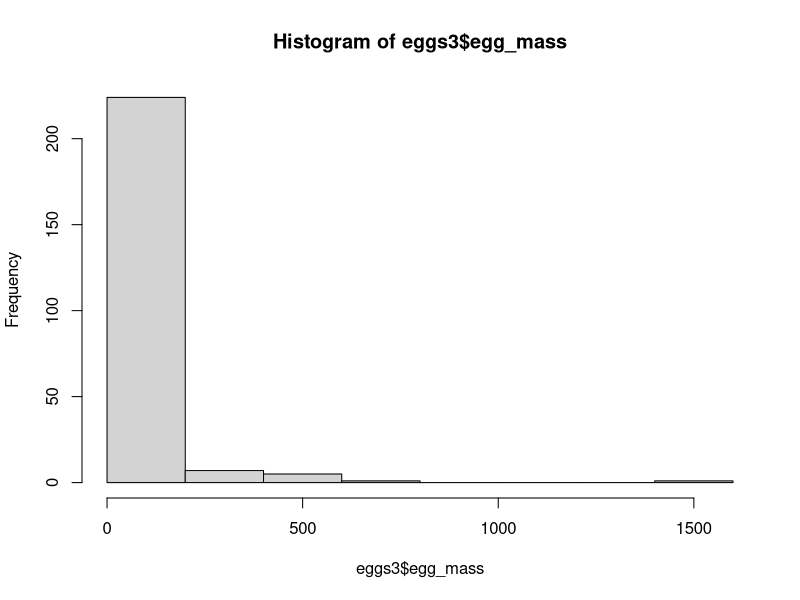
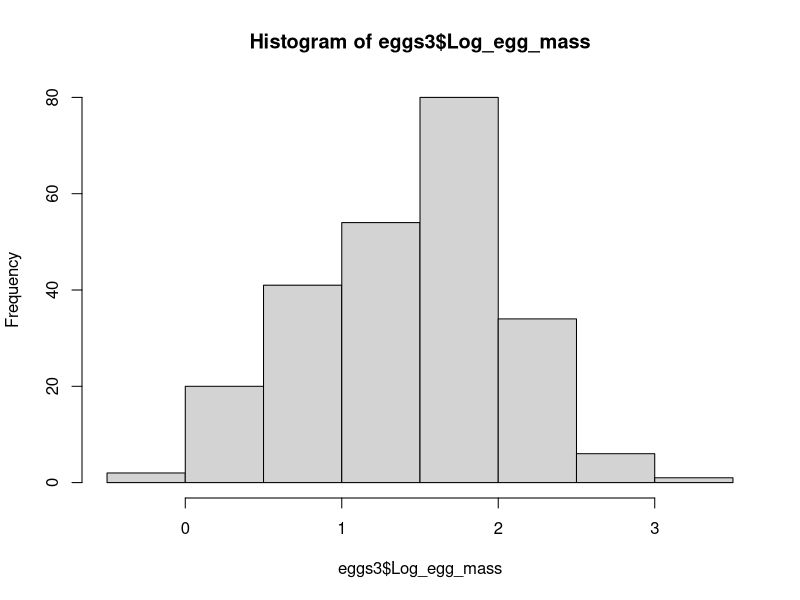
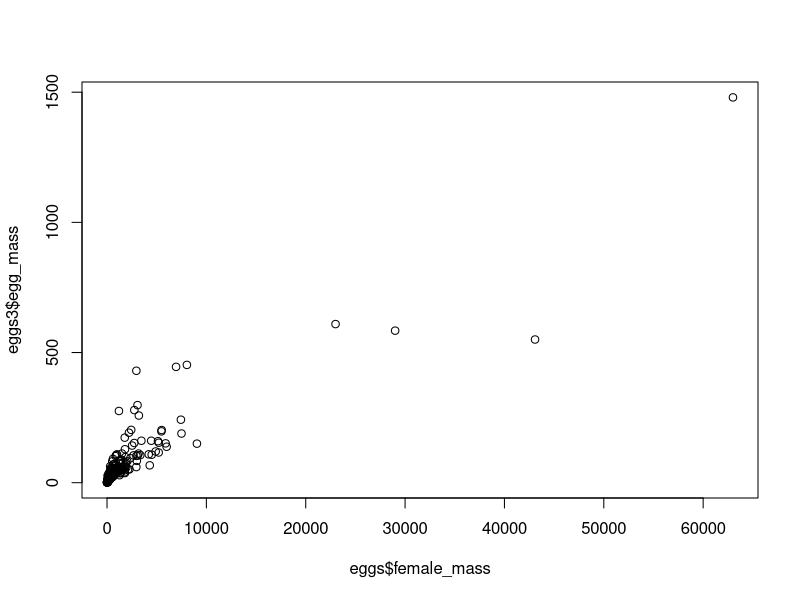
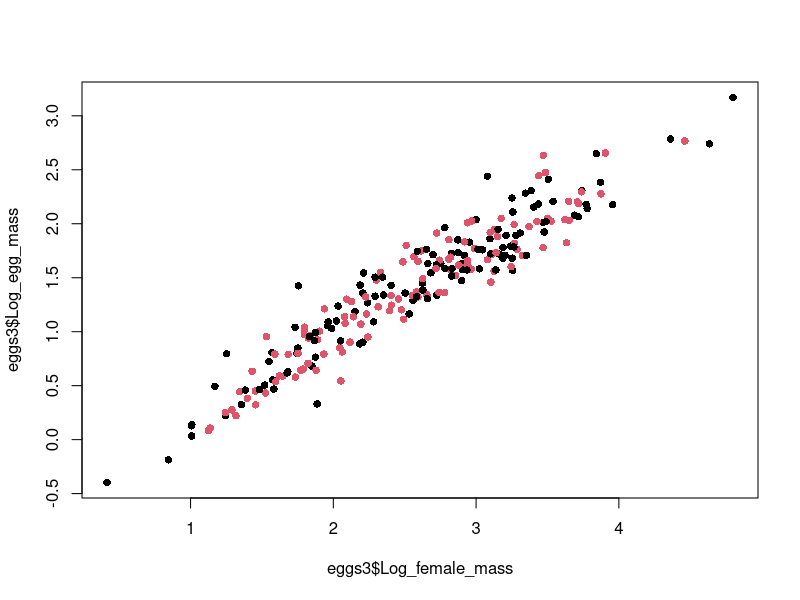

Source code (R) for these figures, in order:
#part 3 workshop 10
#this dataset has 5 development categories, one is mislabeled
eggs<-read.table("Egg_mass_again.txt", header = TRUE)
# this dataset has s, sa and sp included as altricial
eggs2<-read.table("Egg_mass_again_correct.txt", header=TRUE) 
#this dataset has s and sa included as altricial, sp included as precocial
eggs3<-read.table("Egg_mass_again_correct2.txt", header=TRUE) 

#look at sample size for each development category
table(eggs$Development_category)
table(eggs2$Development_category)
table(eggs3$Development_category)

#explore the data, working with dataset 3
str(eggs3)
#change development category to factor
eggs3$Development_category<-as.factor(eggs3$Development_category)
head(eggs3)
table(eggs3$Development_category)
hist(eggs3$egg_mass)
hist(eggs3$Log_egg_mass)

plot(eggs3$egg_mass~eggs$female_mass)
col=("eggs3$Development_category")
plot(eggs3$Log_egg_mass~eggs3$Log_female_mass, col=c(1:2), pch=16)

#run the model with an interaction term which would allow for two slopes as in the figure
model_eggs3<-lm(eggs3$Log_egg_mass~eggs3$Log_female_mass*eggs3$Development_category)
anova(model_eggs3)
summary(model_eggs3)

#subset the eggs3 dataframe to allow us to run separate models
eggs3_a<-subset(eggs3, eggs3$Development_category=="a")
eggs3_p<-subset(eggs3, eggs3$Development_category=="p")

#first model for altricial species
model_eggs3a<-lm(eggs3_a$Log_egg_mass~eggs3_a$Log_female_mass)
anova(model_eggs3a)
summary(model_eggs3a)

#second model for precocial species
model_eggs3p<-lm(eggs3_p$Log_egg_mass~eggs3_p$Log_female_mass)
anova(model_eggs3p)
summary(model_eggs3p)
